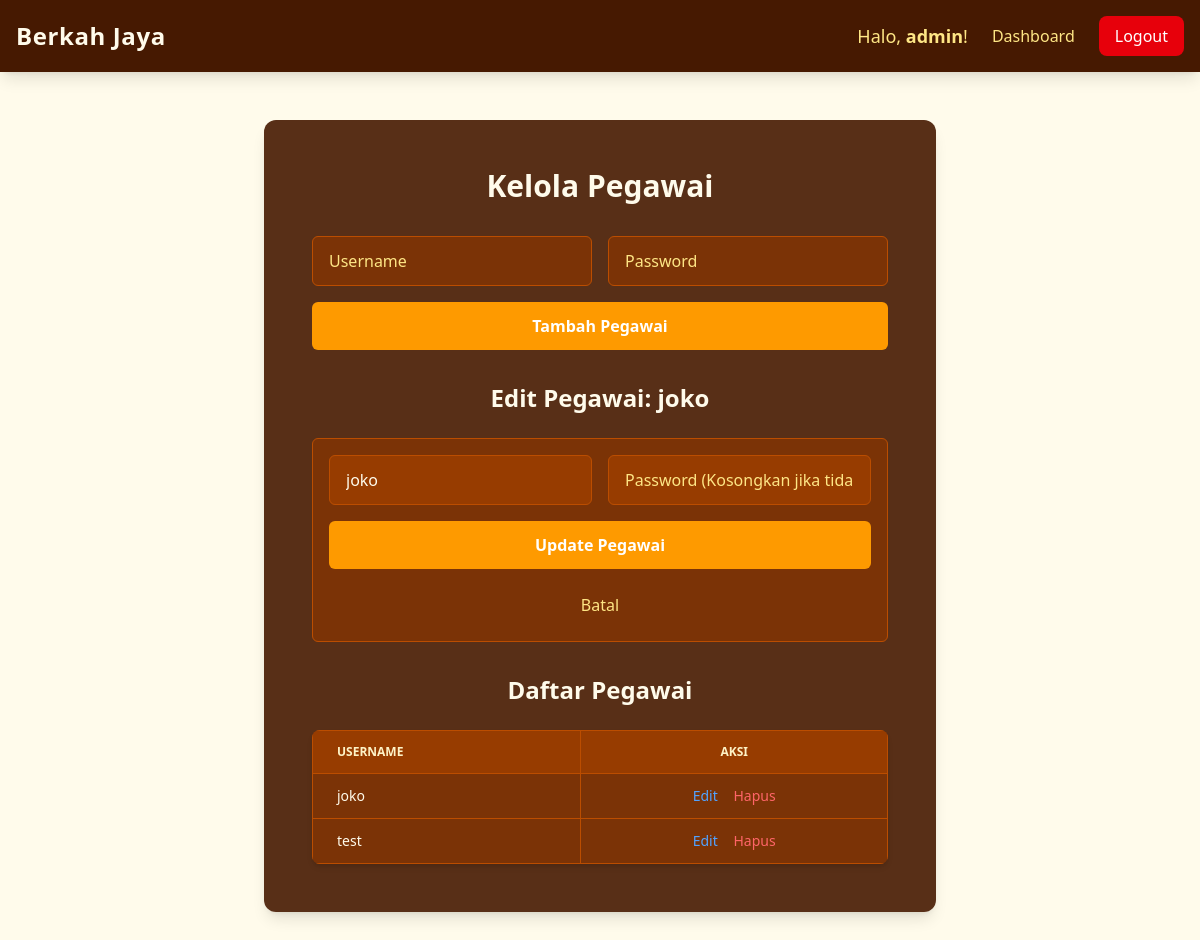
The app's page /admin/kelola_pegawai.php?edit=13 (signed in) with its own data.
### tables this page shows
CREATE TABLE `users` (
  `id` int(11) NOT NULL,
  `username` varchar(50) DEFAULT NULL,
  `password` varchar(255) DEFAULT NULL,
  `role` enum('admin','pegawai','pembeli') DEFAULT NULL,
  `alamat` text DEFAULT NULL
);

### admin/kelola_pegawai.php (the view, shortened to what this page needs)
<?php
include '../config/koneksi.php';
$pegawai = mysqli_query($conn, "SELECT * FROM users WHERE role='pegawai'");
$edit_pegawai = null;
if (isset($_GET['edit'])) {
    $id_edit = $_GET['edit'];
    $result_edit = mysqli_query($conn, "SELECT * FROM users WHERE id=$id_edit AND role='pegawai'");
    if (mysqli_num_rows($result_edit) > 0) {
        $edit_pegawai = mysqli_fetch_assoc($result_edit);
    }
}
?>
<!DOCTYPE html>
<html>
<head>
    <script src="https://cdn.jsdelivr.net/npm/@tailwindcss/browser@4"></script>
    <link href="https://cdnjs.cloudflare.com/ajax/libs/font-awesome/6.0.0-beta3/css/all.min.css" rel="stylesheet">
</head>
<body class="bg-amber-50 font-sans antialiased">
    <nav class="bg-amber-950 shadow-lg p-4 flex justify-between items-center fixed w-full z-20 top-0">
        <h1 class="text-2xl text-amber-50 font-extrabold tracking-wide"><a href="../index.php">Berkah Jaya</a></h1>
        <div class="flex items-center space-x-6">
            <span class="text-amber-200 text-lg">Halo, <span class="font-semibold"><?= $_SESSION['user']['username'] ?></span>!</span>
            <a href="dashboard.php" class="text-amber-200 hover:text-amber-50 transition duration-300 ease-in-out">Dashboard</a>
            <a href="../auth/logout.php" class="bg-red-600 text-white px-4 py-2 rounded-lg hover:bg-red-700 transition duration-300 ease-in-out">Logout</a>
        </div>
    </nav>
    <div class="min-h-screen pt-20 pb-10">
        <div class="bg-amber-950/90 p-6 md:p-12 rounded-xl shadow-lg w-full max-w-2xl mx-auto mt-10 text-amber-50">
            <h2 class="text-3xl font-extrabold text-center mb-8">Kelola Pegawai</h2>
            <form method="post" class="grid grid-cols-1 md:grid-cols-2 gap-4 mb-8">
                <input name="username" placeholder="Username"
                    class="w-full bg-amber-900 border border-amber-700 text-amber-50 px-4 py-3 rounded-md focus:outline-none focus:ring-2 focus:ring-amber-500 focus:border-transparent transition duration-200 placeholder-amber-200" required>
                <input name="password" type="password" placeholder="Password"
                    class="w-full bg-amber-900 border border-amber-700 text-amber-50 px-4 py-3 rounded-md focus:outline-none focus:ring-2 focus:ring-amber-500 focus:border-transparent transition duration-200 placeholder-amber-200" required>
                <button name="tambah"
                    class="col-span-full bg-amber-500 text-white font-semibold py-3 rounded-md hover:bg-amber-600 transition duration-300 ease-in-out">
                    Tambah Pegawai
                </button>
            </form>
            <?php if ($edit_pegawai) { ?>
                <h3 class="text-2xl font-bold mb-6 text-center">Edit Pegawai: <?= $edit_pegawai['username'] ?></h3>
                <form method="post" class="grid grid-cols-1 md:grid-cols-2 gap-4 mb-8 p-4 border border-amber-700 rounded-md bg-amber-900">
                    <input name="username_edit" placeholder="Username"
                        class="w-full bg-amber-800 border border-amber-700 text-amber-50 px-4 py-3 rounded-md focus:outline-none focus:ring-2 focus:ring-amber-500 focus:border-transparent transition duration-200 placeholder-amber-200"
                        value="<?= $edit_pegawai['username'] ?>" required>
                    <input name="password_edit" type="password" placeholder="Password (Kosongkan jika tidak diubah)"
                        class="w-full bg-amber-800 border border-amber-700 text-amber-50 px-4 py-3 rounded-md focus:outline-none focus:ring-2 focus:ring-amber-500 focus:border-transparent transition duration-200 placeholder-amber-200">
                    <button name="update"
                        class="col-span-full bg-amber-500 text-white font-semibold py-3 rounded-md hover:bg-amber-600 transition duration-300 ease-in-out">
                        Update Pegawai
                    </button>
                    <a href="kelola_pegawai.php"
                        class="col-span-full text-center text-amber-200 hover:text-amber-50 transition duration-300 ease-in-out py-2 rounded-md">
                        Batal
                    </a>
                </form>
            <?php } ?>
            <h3 class="text-2xl font-bold mb-6 text-center">Daftar Pegawai</h3>
            <div class="overflow-x-auto rounded-lg shadow-md">
                <table class="min-w-full text-sm bg-amber-900">
                    <thead class="bg-amber-800 text-amber-100 uppercase text-xs leading-normal">
                        <tr>
                            <th class="py-3 px-6 text-left border border-amber-700">Username</th>
                            <th class="py-3 px-6 text-center border border-amber-700">Aksi</th>
                        </tr>
                    </thead>
                    <tbody class="text-amber-50">
                        <?php if (mysqli_num_rows($pegawai) > 0) { ?>
                            <?php while ($p = mysqli_fetch_assoc($pegawai)) { ?>
                                <tr class="border-b border-amber-700 hover:bg-amber-800 transition duration-200">
                                    <td class="py-3 px-6 border border-amber-700 font-medium"><?= $p['username'] ?></td>
                                    <td class="py-3 px-6 border border-amber-700 text-center whitespace-nowrap">
                                        <a href="?edit=<?= $p['id'] ?>" class="text-blue-400 hover:text-blue-300 mr-3">Edit</a>
                                        <a href="?hapus=<?= $p['id'] ?>" onclick="return confirm('Hapus pegawai ini?')" class="text-red-400 hover:text-red-300">Hapus</a>
                                    </td>
                                </tr>
                            <?php } ?>
                        <?php } else { ?>
                            <tr>
                                <td colspan="2" class="py-4 px-6 text-center text-amber-200">Tidak ada data pegawai.</td>
                            </tr>
                        <?php } ?>
                    </tbody>
                </table>
            </div>
        </div>
    </div>
</body>
</html>

### records on screen
users: username "joko", username_edit "joko"
users: username "test"

### other values on screen
$_SESSION['user']['username'] "admin"
